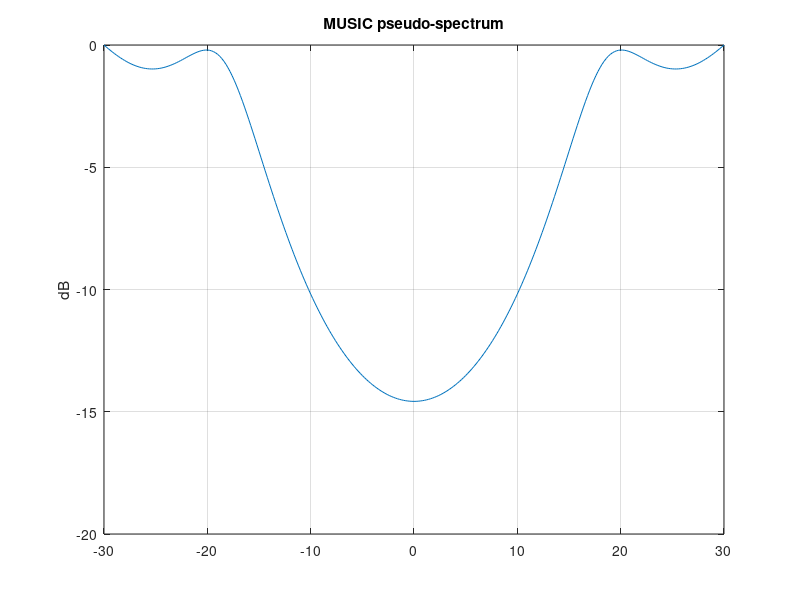

Recreate this plot in MATLAB.
% MUSIC: сверхразрешение
% Две цели в главном луче

sep = 8;
theta = -30:0.2:30;
t1 = -sep/2; t2 = sep/2;
% Simplified MUSIC pseudo-spectrum (two sources)
Pm = zeros(1, numel(theta));
N = 8;
for k = 1:numel(theta)
    a1 = exp(-1i*pi*sind(theta(k))*[0:N-1]);
    a2v = exp(-1i*pi*sind(t1)*[0:N-1]);
    a3v = exp(-1i*pi*sind(t2)*[0:N-1]);
    denom = abs(sum(conj(a1).*a2v))^2 + abs(sum(conj(a1).*a3v))^2;
    Pm(k) = 1/(1 + denom);
end
figure;
plot(theta, 10*log10(Pm/max(Pm)));
title('MUSIC pseudo-spectrum'); ylabel('dB'); grid on;

%{
@play
{
 "title": "MUSIC: superresolution",
 "groups": [
  {
   "name": "Targets",
   "controls": [
    {
     "var": "sep",
     "label": "Spacing °",
     "min": 1,
     "max": 20,
     "step": 1,
     "default": 8
    }
   ]
  }
 ]
}
%}
